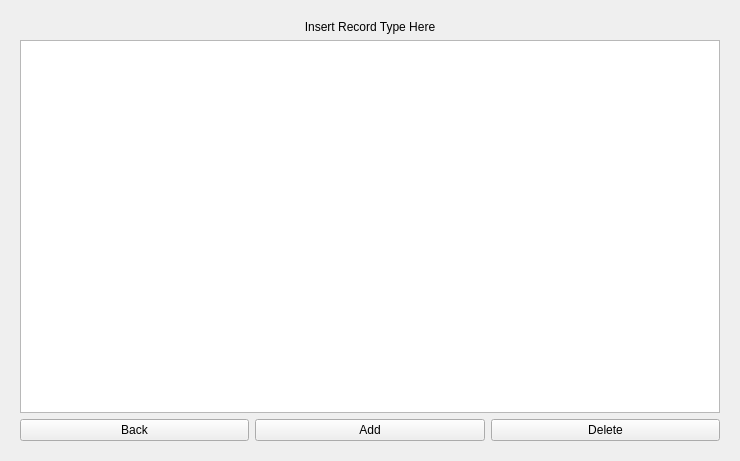
<?xml version="1.0" encoding="UTF-8"?>
<ui version="4.0">
 <class>ClinicianUI</class>
 <widget class="QWidget" name="ClinicianUI">
  <property name="geometry">
   <rect>
    <x>0</x>
    <y>0</y>
    <width>740</width>
    <height>461</height>
   </rect>
  </property>
  <property name="minimumSize">
   <size>
    <width>200</width>
    <height>200</height>
   </size>
  </property>
  <property name="windowTitle">
   <string>Widget</string>
  </property>
  <layout class="QVBoxLayout" name="verticalLayout">
   <item>
    <widget class="QStackedWidget" name="stackedWidget">
     <property name="currentIndex">
      <number>1</number>
     </property>
     <widget class="QWidget" name="main_page">
      <layout class="QVBoxLayout" name="verticalLayout_2">
       <item>
        <layout class="QHBoxLayout" name="horizontalLayout_2">
         <property name="bottomMargin">
          <number>10</number>
         </property>
        </layout>
       </item>
       <item>
        <widget class="QLabel" name="clinicianNameLabel">
         <property name="text">
          <string>TextLabel</string>
         </property>
         <property name="alignment">
          <set>Qt::AlignCenter</set>
         </property>
        </widget>
       </item>
       <item>
        <spacer name="horizontalSpacer">
         <property name="orientation">
          <enum>Qt::Horizontal</enum>
         </property>
         <property name="sizeHint" stdset="0">
          <size>
           <width>40</width>
           <height>20</height>
          </size>
         </property>
        </spacer>
       </item>
       <item>
        <widget class="QTableView" name="patientTable">
         <property name="editTriggers">
          <set>QAbstractItemView::NoEditTriggers</set>
         </property>
         <property name="selectionMode">
          <enum>QAbstractItemView::SingleSelection</enum>
         </property>
         <property name="selectionBehavior">
          <enum>QAbstractItemView::SelectRows</enum>
         </property>
         <attribute name="horizontalHeaderVisible">
          <bool>true</bool>
         </attribute>
         <attribute name="horizontalHeaderDefaultSectionSize">
          <number>300</number>
         </attribute>
         <attribute name="horizontalHeaderStretchLastSection">
          <bool>true</bool>
         </attribute>
        </widget>
       </item>
       <item>
        <spacer name="verticalSpacer">
         <property name="orientation">
          <enum>Qt::Vertical</enum>
         </property>
         <property name="sizeHint" stdset="0">
          <size>
           <width>20</width>
           <height>84</height>
          </size>
         </property>
        </spacer>
       </item>
       <item>
        <widget class="QPushButton" name="viewRecordBtn">
         <property name="text">
          <string>View Record</string>
         </property>
        </widget>
       </item>
       <item>
        <layout class="QHBoxLayout" name="horizontalLayout_3">
         <item>
          <widget class="QPushButton" name="transferBtn">
           <property name="text">
            <string>Request Patient</string>
           </property>
          </widget>
         </item>
        </layout>
       </item>
      </layout>
     </widget>
     <widget class="QWidget" name="med_record_view">
      <layout class="QVBoxLayout" name="verticalLayout_7">
       <item>
        <widget class="QLabel" name="recordTypeLabel">
         <property name="text">
          <string>Insert Record Type Here</string>
         </property>
         <property name="alignment">
          <set>Qt::AlignCenter</set>
         </property>
        </widget>
       </item>
       <item>
        <widget class="QTableView" name="recordTable">
         <property name="editTriggers">
          <set>QAbstractItemView::NoEditTriggers</set>
         </property>
         <property name="selectionBehavior">
          <enum>QAbstractItemView::SelectRows</enum>
         </property>
         <attribute name="horizontalHeaderDefaultSectionSize">
          <number>330</number>
         </attribute>
        </widget>
       </item>
       <item>
        <layout class="QHBoxLayout" name="horizontalLayout_7">
         <item>
          <widget class="QPushButton" name="medRecBackBtn">
           <property name="text">
            <string>Back</string>
           </property>
          </widget>
         </item>
         <item>
          <widget class="QPushButton" name="addToRecBtn">
           <property name="text">
            <string>Add</string>
           </property>
          </widget>
         </item>
         <item>
          <widget class="QPushButton" name="deleteBtn">
           <property name="text">
            <string>Delete</string>
           </property>
          </widget>
         </item>
        </layout>
       </item>
      </layout>
     </widget>
     <widget class="QWidget" name="add_entry_page">
      <layout class="QVBoxLayout" name="verticalLayout_11">
       <item>
        <widget class="QLabel" name="label_19">
         <property name="text">
          <string>Add New Entry</string>
         </property>
         <property name="alignment">
          <set>Qt::AlignCenter</set>
         </property>
        </widget>
       </item>
       <item>
        <layout class="QFormLayout" name="formLayout">
         <item row="0" column="0">
          <widget class="QLabel" name="variableLabel">
           <property name="text">
            <string>Insert_Label</string>
           </property>
          </widget>
         </item>
         <item row="0" column="1">
          <widget class="QLineEdit" name="entryLine"/>
         </item>
         <item row="1" column="0">
          <widget class="QLabel" name="label_21">
           <property name="text">
            <string>Date (dd/mm/yyyy)</string>
           </property>
          </widget>
         </item>
         <item row="1" column="1">
          <widget class="QLineEdit" name="dateLine"/>
         </item>
        </layout>
       </item>
       <item>
        <layout class="QHBoxLayout" name="horizontalLayout_8">
         <item>
          <widget class="QPushButton" name="entryBackBtn">
           <property name="text">
            <string>Back</string>
           </property>
          </widget>
         </item>
         <item>
          <widget class="QPushButton" name="addEntryBtn">
           <property name="text">
            <string>Add</string>
           </property>
          </widget>
         </item>
        </layout>
       </item>
      </layout>
     </widget>
     <widget class="QWidget" name="new_patient">
      <layout class="QVBoxLayout" name="verticalLayout_3">
       <item>
        <widget class="QLabel" name="label_2">
         <property name="text">
          <string>New Patient</string>
         </property>
         <property name="alignment">
          <set>Qt::AlignCenter</set>
         </property>
        </widget>
       </item>
       <item>
        <layout class="QFormLayout" name="addPatientForm">
         <item row="0" column="0">
          <widget class="QLabel" name="label_4">
           <property name="text">
            <string>Patient ID</string>
           </property>
          </widget>
         </item>
         <item row="0" column="1">
          <widget class="QLineEdit" name="patientIdLine"/>
         </item>
         <item row="1" column="0">
          <widget class="QLabel" name="label_5">
           <property name="text">
            <string>Patient Name</string>
           </property>
          </widget>
         </item>
         <item row="1" column="1">
          <widget class="QLineEdit" name="patientNameLine"/>
         </item>
         <item row="2" column="0">
          <widget class="QLabel" name="label_6">
           <property name="text">
            <string>Patient Date of Birth</string>
           </property>
          </widget>
         </item>
         <item row="2" column="1">
          <widget class="QLineEdit" name="patientDateOfBirthLine"/>
         </item>
         <item row="3" column="0">
          <widget class="QLabel" name="label_8">
           <property name="text">
            <string>Patient Sex</string>
           </property>
          </widget>
         </item>
         <item row="3" column="1">
          <widget class="QLineEdit" name="patientSexLine"/>
         </item>
        </layout>
       </item>
       <item>
        <spacer name="verticalSpacer_4">
         <property name="orientation">
          <enum>Qt::Vertical</enum>
         </property>
         <property name="sizeHint" stdset="0">
          <size>
           <width>20</width>
           <height>40</height>
          </size>
         </property>
        </spacer>
       </item>
       <item>
        <layout class="QHBoxLayout" name="horizontalLayout_5">
         <item>
          <widget class="QPushButton" name="formBackBtn">
           <property name="text">
            <string>Back</string>
           </property>
          </widget>
         </item>
         <item>
          <widget class="QPushButton" name="formSubmitBtn">
           <property name="text">
            <string>Submit</string>
           </property>
          </widget>
         </item>
        </layout>
       </item>
      </layout>
     </widget>
     <widget class="QWidget" name="patient_record">
      <layout class="QVBoxLayout" name="verticalLayout_4">
       <item>
        <widget class="QLabel" name="label_3">
         <property name="text">
          <string>Patient Record</string>
         </property>
         <property name="alignment">
          <set>Qt::AlignCenter</set>
         </property>
        </widget>
       </item>
       <item>
        <layout class="QHBoxLayout" name="horizontalLayout_10">
         <property name="bottomMargin">
          <number>0</number>
         </property>
         <item>
          <layout class="QVBoxLayout" name="verticalLayout_9">
           <item>
            <widget class="QLabel" name="label1">
             <property name="text">
              <string>Patient ID</string>
             </property>
            </widget>
           </item>
           <item>
            <widget class="QLabel" name="label2">
             <property name="text">
              <string>Patient Name</string>
             </property>
            </widget>
           </item>
           <item>
            <widget class="QLabel" name="label3">
             <property name="text">
              <string>Date of Birth</string>
             </property>
            </widget>
           </item>
           <item>
            <widget class="QLabel" name="label4">
             <property name="text">
              <string>Sex</string>
             </property>
            </widget>
           </item>
          </layout>
         </item>
         <item>
          <layout class="QVBoxLayout" name="verticalLayout_8">
           <item>
            <widget class="QLabel" name="patientIdLabel">
             <property name="text">
              <string>TextLabel</string>
             </property>
            </widget>
           </item>
           <item>
            <widget class="QLabel" name="patientNameLabel">
             <property name="text">
              <string>TextLabel</string>
             </property>
            </widget>
           </item>
           <item>
            <widget class="QLabel" name="patientDateOfBirthLabel">
             <property name="text">
              <string>TextLabel</string>
             </property>
            </widget>
           </item>
           <item>
            <widget class="QLabel" name="patientSexLabel">
             <property name="text">
              <string>TextLabel</string>
             </property>
            </widget>
           </item>
          </layout>
         </item>
        </layout>
       </item>
       <item>
        <widget class="QPushButton" name="diagnosisBtn">
         <property name="text">
          <string>Diagnosis History</string>
         </property>
        </widget>
       </item>
       <item>
        <widget class="QPushButton" name="surgeryBtn">
         <property name="text">
          <string>Surgical History</string>
         </property>
        </widget>
       </item>
       <item>
        <widget class="QPushButton" name="pushButton_7">
         <property name="text">
          <string>Allergies</string>
         </property>
        </widget>
       </item>
       <item>
        <widget class="QPushButton" name="pushButton_3">
         <property name="text">
          <string>Vaccination Record</string>
         </property>
        </widget>
       </item>
       <item>
        <widget class="QPushButton" name="pushButton_2">
         <property name="text">
          <string>Patient Diary</string>
         </property>
        </widget>
       </item>
       <item>
        <widget class="QPushButton" name="pushButton_10">
         <property name="text">
          <string>Contact Information</string>
         </property>
        </widget>
       </item>
       <item>
        <widget class="QPushButton" name="pushButton">
         <property name="text">
          <string>Prescriptions</string>
         </property>
        </widget>
       </item>
       <item>
        <spacer name="verticalSpacer_2">
         <property name="orientation">
          <enum>Qt::Vertical</enum>
         </property>
         <property name="sizeHint" stdset="0">
          <size>
           <width>20</width>
           <height>40</height>
          </size>
         </property>
        </spacer>
       </item>
       <item>
        <layout class="QHBoxLayout" name="horizontalLayout_6">
         <item>
          <widget class="QPushButton" name="recordBackBtn">
           <property name="text">
            <string>Back</string>
           </property>
          </widget>
         </item>
        </layout>
       </item>
      </layout>
     </widget>
     <widget class="QWidget" name="request_page">
      <layout class="QVBoxLayout" name="verticalLayout_5">
       <item>
        <widget class="QLabel" name="label_9">
         <property name="text">
          <string>Request Patient Transfer</string>
         </property>
         <property name="alignment">
          <set>Qt::AlignCenter</set>
         </property>
        </widget>
       </item>
       <item>
        <layout class="QFormLayout" name="addPatientForm_2">
         <item row="0" column="0">
          <widget class="QLabel" name="label_12">
           <property name="text">
            <string>Patient ID</string>
           </property>
          </widget>
         </item>
         <item row="0" column="1">
          <widget class="QLineEdit" name="patientIdLine_2"/>
         </item>
         <item row="1" column="0">
          <widget class="QLabel" name="label_14">
           <property name="text">
            <string>Patient Name</string>
           </property>
          </widget>
         </item>
         <item row="1" column="1">
          <widget class="QLineEdit" name="patientNameLine_2"/>
         </item>
         <item row="2" column="0">
          <widget class="QLabel" name="label_16">
           <property name="text">
            <string>Current Physician ID</string>
           </property>
          </widget>
         </item>
         <item row="2" column="1">
          <widget class="QLineEdit" name="physicianIdLine"/>
         </item>
         <item row="3" column="0">
          <widget class="QLabel" name="label_17">
           <property name="text">
            <string>Current Physician Name</string>
           </property>
          </widget>
         </item>
         <item row="3" column="1">
          <widget class="QLineEdit" name="physicianNameLine"/>
         </item>
        </layout>
       </item>
       <item>
        <spacer name="verticalSpacer_5">
         <property name="orientation">
          <enum>Qt::Vertical</enum>
         </property>
         <property name="sizeHint" stdset="0">
          <size>
           <width>20</width>
           <height>40</height>
          </size>
         </property>
        </spacer>
       </item>
       <item>
        <layout class="QHBoxLayout" name="horizontalLayout">
         <property name="bottomMargin">
          <number>10</number>
         </property>
         <item>
          <widget class="QPushButton" name="requestBackBtn">
           <property name="text">
            <string>Back</string>
           </property>
          </widget>
         </item>
         <item>
          <widget class="QPushButton" name="submitRequestBtn">
           <property name="text">
            <string>Request Transfer</string>
           </property>
          </widget>
         </item>
        </layout>
       </item>
      </layout>
     </widget>
     <widget class="QWidget" name="info_page">
      <layout class="QVBoxLayout" name="verticalLayout_10">
       <item>
        <widget class="QLabel" name="label_15">
         <property name="text">
          <string>insert_info_name_here</string>
         </property>
         <property name="alignment">
          <set>Qt::AlignCenter</set>
         </property>
        </widget>
       </item>
       <item>
        <widget class="QTableView" name="tableView"/>
       </item>
       <item>
        <spacer name="verticalSpacer_3">
         <property name="orientation">
          <enum>Qt::Vertical</enum>
         </property>
         <property name="sizeHint" stdset="0">
          <size>
           <width>20</width>
           <height>40</height>
          </size>
         </property>
        </spacer>
       </item>
       <item>
        <widget class="QPushButton" name="infoBackBtn">
         <property name="text">
          <string>Back</string>
         </property>
        </widget>
       </item>
      </layout>
     </widget>
    </widget>
   </item>
  </layout>
 </widget>
 <resources/>
 <connections/>
</ui>
